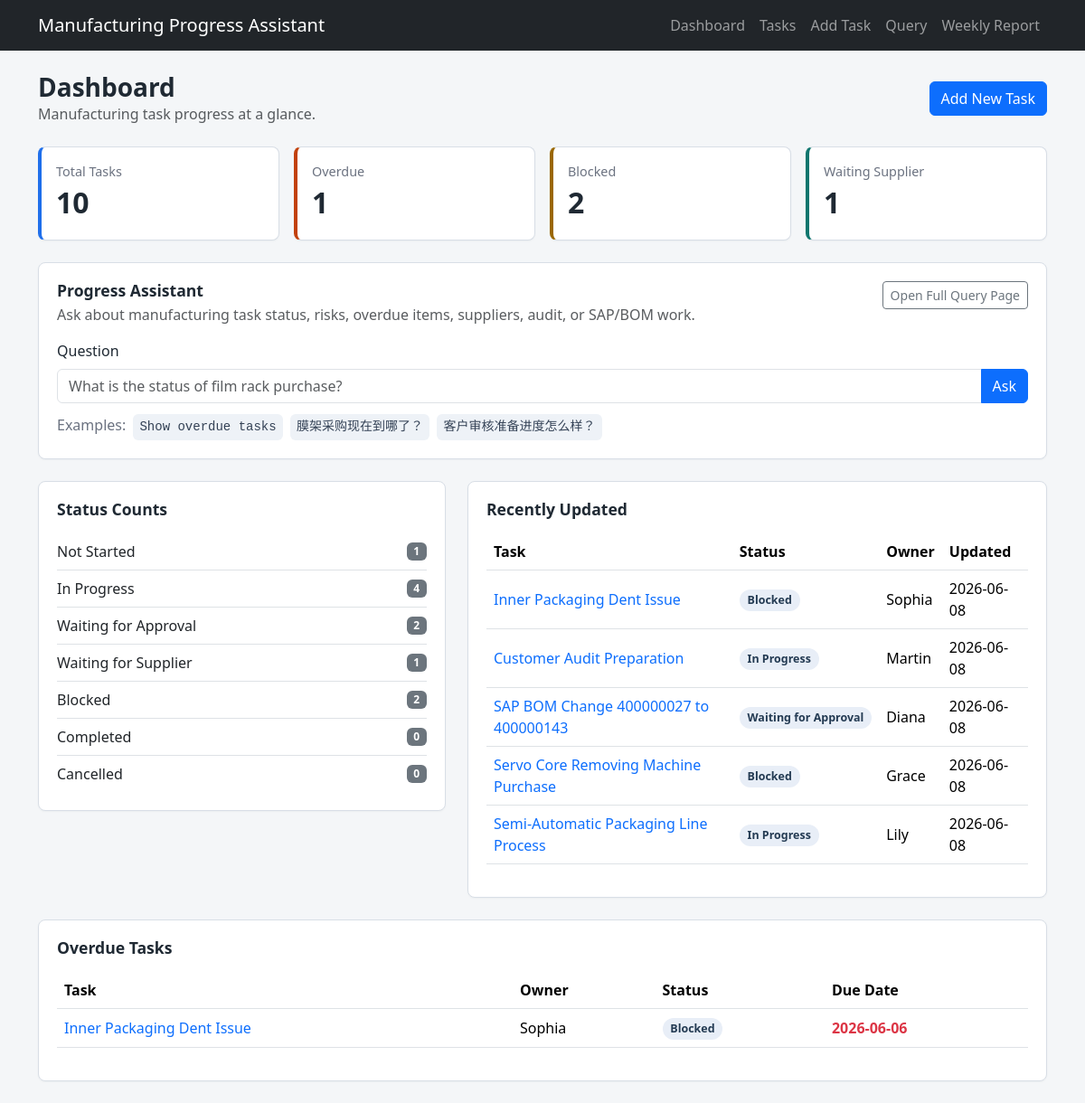
The page / on the database its author committed.
### tables this page shows
CREATE TABLE tasks (
                id INTEGER PRIMARY KEY AUTOINCREMENT,
                title TEXT NOT NULL,
                category TEXT NOT NULL,
                owner TEXT NOT NULL,
                status TEXT NOT NULL,
                priority TEXT NOT NULL,
                progress_note TEXT NOT NULL,
                risk TEXT NOT NULL,
                due_date TEXT NOT NULL,
                last_updated TEXT NOT NULL
            );

### app.py (the view)
@app.route("/", methods=["GET", "POST"])
def index():
    query_text = ""
    summaries = []
    if request.method == "POST":
        query_text = request.form.get("query", "")
        summaries = [summarize_task(task) for task in search_tasks(query_text)]
    tasks = fetch_all_tasks()
    status_counts = {status: 0 for status in STATUSES}
    for task in tasks:
        status_counts[task["status"]] = status_counts.get(task["status"], 0) + 1
    overdue_tasks = [task for task in tasks if is_overdue(task)]
    recent_tasks = sorted(tasks, key=lambda task: task["last_updated"], reverse=True)[:5]
    return render_template(
        "index.html",
        total_tasks=len(tasks),
        status_counts=status_counts,
        overdue_tasks=overdue_tasks,
        recent_tasks=recent_tasks,
        query_text=query_text,
        summaries=summaries,
    )

### app.py (called while the page is built)
def get_connection():
    connection = sqlite3.connect(DATABASE)
    connection.row_factory = sqlite3.Row
    return connection

def fetch_all_tasks():
    with get_connection() as connection:
        return connection.execute("SELECT * FROM tasks ORDER BY due_date ASC, id ASC").fetchall()

def is_overdue(task):
    return task["status"] not in ("Completed", "Cancelled") and task["due_date"] < date.today().isoformat()

@app.context_processor
def inject_options():
    return {
        "categories": CATEGORIES,
        "statuses": STATUSES,
        "priorities": PRIORITIES,
        "today": date.today().isoformat(),
        "is_overdue": is_overdue,
    }

### templates/index.html (shortened to what this page needs)
{% extends "base.html" %}
{% block content %}
<div class="page-header">
    <div>
        <h1>Dashboard</h1>
        <p class="text-muted mb-0">Manufacturing task progress at a glance.</p>
    </div>
    <a class="btn btn-primary" href="{{ url_for('add_task') }}">Add New Task</a>
</div>
<div class="row g-3 mb-4">
    <div class="col-md-3">
        <div class="metric-card">
            <span>Total Tasks</span>
            <strong>{{ total_tasks }}</strong>
        </div>
    </div>
    <div class="col-md-3">
        <div class="metric-card danger">
            <span>Overdue</span>
            <strong>{{ overdue_tasks|length }}</strong>
        </div>
    </div>
    <div class="col-md-3">
        <div class="metric-card warning">
            <span>Blocked</span>
            <strong>{{ status_counts.get("Blocked", 0) }}</strong>
        </div>
    </div>
    <div class="col-md-3">
        <div class="metric-card supplier">
            <span>Waiting Supplier</span>
            <strong>{{ status_counts.get("Waiting for Supplier", 0) }}</strong>
        </div>
    </div>
</div>
<section class="panel assistant-panel mb-4" id="assistant">
    <div class="assistant-header">
        <div>
            <h2>Progress Assistant</h2>
            <p class="text-muted mb-0">Ask about manufacturing task status, risks, overdue items, suppliers, audit, or SAP/BOM work.</p>
        </div>
        <a class="btn btn-outline-secondary btn-sm" href="{{ url_for('query') }}">Open Full Query Page</a>
    </div>
    <form method="post" action="{{ url_for('index') }}#assistant">
        <label class="form-label" for="dashboard-query">Question</label>
        <div class="input-group">
            <input class="form-control" id="dashboard-query" name="query" value="{{ query_text }}" placeholder="What is the status of film rack purchase?">
            <button class="btn btn-primary" type="submit">Ask</button>
        </div>
        <div class="query-examples">
            <span>Examples:</span>
            <code>Show overdue tasks</code>
            <code>膜架采购现在到哪了？</code>
            <code>客户审核准备进度怎么样？</code>
        </div>
    </form>
</section>
<div class="row g-4">
    <div class="col-lg-5">
        <section class="panel">
            <h2>Status Counts</h2>
            <div class="list-group list-group-flush">
                {% for status, count in status_counts.items() %}
                    <div class="list-group-item d-flex justify-content-between align-items-center px-0">
                        <span>{{ status }}</span>
                        <span class="badge text-bg-secondary">{{ count }}</span>
                    </div>
                {% endfor %}
            </div>
        </section>
    </div>
    <div class="col-lg-7">
        <section class="panel">
            <h2>Recently Updated</h2>
            <div class="table-responsive">
                <table class="table align-middle">
                    <thead>
                        <tr>
                            <th>Task</th>
                            <th>Status</th>
                            <th>Owner</th>
                            <th>Updated</th>
                        </tr>
                    </thead>
                    <tbody>
                        {% for task in recent_tasks %}
                            <tr>
                                <td><a href="{{ url_for('task_detail', task_id=task.id) }}">{{ task.title }}</a></td>
                                <td><span class="status-pill">{{ task.status }}</span></td>
                                <td>{{ task.owner }}</td>
                                <td>{{ task.last_updated }}</td>
                            </tr>
                        {% endfor %}
                    </tbody>
                </table>
            </div>
        </section>
    </div>
</div>
<section class="panel mt-4">
    <h2>Overdue Tasks</h2>
    {% if overdue_tasks %}
        <div class="table-responsive">
            <table class="table align-middle">
                <thead>
                    <tr>
                        <th>Task</th>
                        <th>Owner</th>
                        <th>Status</th>
                        <th>Due Date</th>
                    </tr>
                </thead>
                <tbody>
                    {% for task in overdue_tasks %}
                        <tr>
                            <td><a href="{{ url_for('task_detail', task_id=task.id) }}">{{ task.title }}</a></td>
                            <td>{{ task.owner }}</td>
                            <td><span class="status-pill">{{ task.status }}</span></td>
                            <td class="text-danger fw-semibold">{{ task.due_date }}</td>
                        </tr>
                    {% endfor %}
                </tbody>
            </table>
        </div>
    {% else %}
        <p class="text-muted mb-0">No overdue tasks.</p>
    {% endif %}
</section>
{% endblock %}

### templates/base.html (shortened to what this page needs)
<!doctype html>
<html lang="en">
<head>
    <link href="https://cdn.jsdelivr.net/npm/bootstrap@5.3.3/dist/css/bootstrap.min.css" rel="stylesheet">
    <link rel="stylesheet" href="{{ url_for('static', filename='style.css') }}">
</head>
<body>
    <nav class="navbar navbar-expand-lg navbar-dark bg-dark">
        <div class="container">
            <a class="navbar-brand" href="{{ url_for('index') }}">Manufacturing Progress Assistant</a>
            <div class="collapse navbar-collapse" id="mainNav">
                <ul class="navbar-nav ms-auto">
                    <li class="nav-item"><a class="nav-link" href="{{ url_for('index') }}">Dashboard</a></li>
                    <li class="nav-item"><a class="nav-link" href="{{ url_for('task_list') }}">Tasks</a></li>
                    <li class="nav-item"><a class="nav-link" href="{{ url_for('add_task') }}">Add Task</a></li>
                    <li class="nav-item"><a class="nav-link" href="{{ url_for('query') }}">Query</a></li>
                    <li class="nav-item"><a class="nav-link" href="{{ url_for('report') }}">Weekly Report</a></li>
                </ul>
            </div>
        </div>
    </nav>
    <main class="container py-4">
        {% block content %}{% endblock %}
    </main>
</body>
</html>

### static/style.css (style rules this page uses)
:root { --ink: #1f2933; --muted: #6b7280; --line: #d8dee6; --surface: #ffffff; --page: #f4f6f8; --primary: #1f6feb; --danger: #c2410c; --warning: #9a6700; --supplier: #0f766e; }
body { background: var(--page); color: var(--ink); }
a { text-decoration: none; }
.page-header { align-items: center; display: flex; gap: 1rem; justify-content: space-between; margin-bottom: 1.5rem; }
.page-header h1 { font-size: 1.75rem; font-weight: 700; margin: 0; }
.panel, .metric-card { background: var(--surface); border: 1px solid var(--line); border-radius: 8px; box-shadow: 0 1px 2px rgba(31, 41, 51, 0.04); }
.panel { padding: 1.25rem; }
.panel h2 { font-size: 1.1rem; font-weight: 700; margin-bottom: 1rem; }
.assistant-panel h2 { margin-bottom: 0.25rem; }
.assistant-header { align-items: flex-start; display: flex; gap: 1rem; justify-content: space-between; margin-bottom: 1rem; }
.metric-card { border-left: 4px solid var(--primary); min-height: 104px; padding: 1rem; }
.metric-card span { color: var(--muted); display: block; font-size: 0.9rem; margin-bottom: 0.5rem; }
.metric-card strong { display: block; font-size: 2rem; line-height: 1; }
.metric-card.danger { border-left-color: var(--danger); }
.metric-card.warning { border-left-color: var(--warning); }
.metric-card.supplier { border-left-color: var(--supplier); }
.status-pill, .priority-pill { border-radius: 999px; display: inline-block; font-size: 0.78rem; font-weight: 700; line-height: 1; padding: 0.35rem 0.55rem; white-space: nowrap; }
.status-pill { background: #e8eef7; color: #243b53; }
.query-examples { display: flex; flex-wrap: wrap; gap: 0.5rem; margin-top: 0.75rem; }
.query-examples span { color: var(--muted); }
.query-examples code { background: #eef2f7; border-radius: 6px; color: #334155; padding: 0.25rem 0.45rem; }

### rows shown on the page
tasks: status "Waiting for Supplier", id "1"
tasks: title "Inner Packaging Dent Issue", status "Blocked", owner "Sophia", last_updated "2026-06-08", due_date "2026-06-06"
tasks: title "Customer Audit Preparation", status "In Progress", owner "Martin", last_updated "2026-06-08"
tasks: title "SAP BOM Change 400000027 to 400000143", status "Waiting for Approval", owner "Diana", last_updated "2026-06-08"
tasks: title "Servo Core Removing Machine Purchase", status "Blocked", owner "Grace", last_updated "2026-06-08"
tasks: title "Semi-Automatic Packaging Line Process", status "In Progress", owner "Lily", last_updated "2026-06-08"

### other values the page prints
{{ total_tasks }} "10"
{{ overdue_tasks|length }} "1"
{{ status_counts.get("Blocked", 0) }} "2"
{{ status_counts.get("Waiting for Supplier", 0) }} "1"
{{ status }} "Not Started" "In Progress" "Waiting for Approval" "Blocked" "Completed" "Cancelled"
{{ count }} "1" "4" "2" "2" "0" "0"
